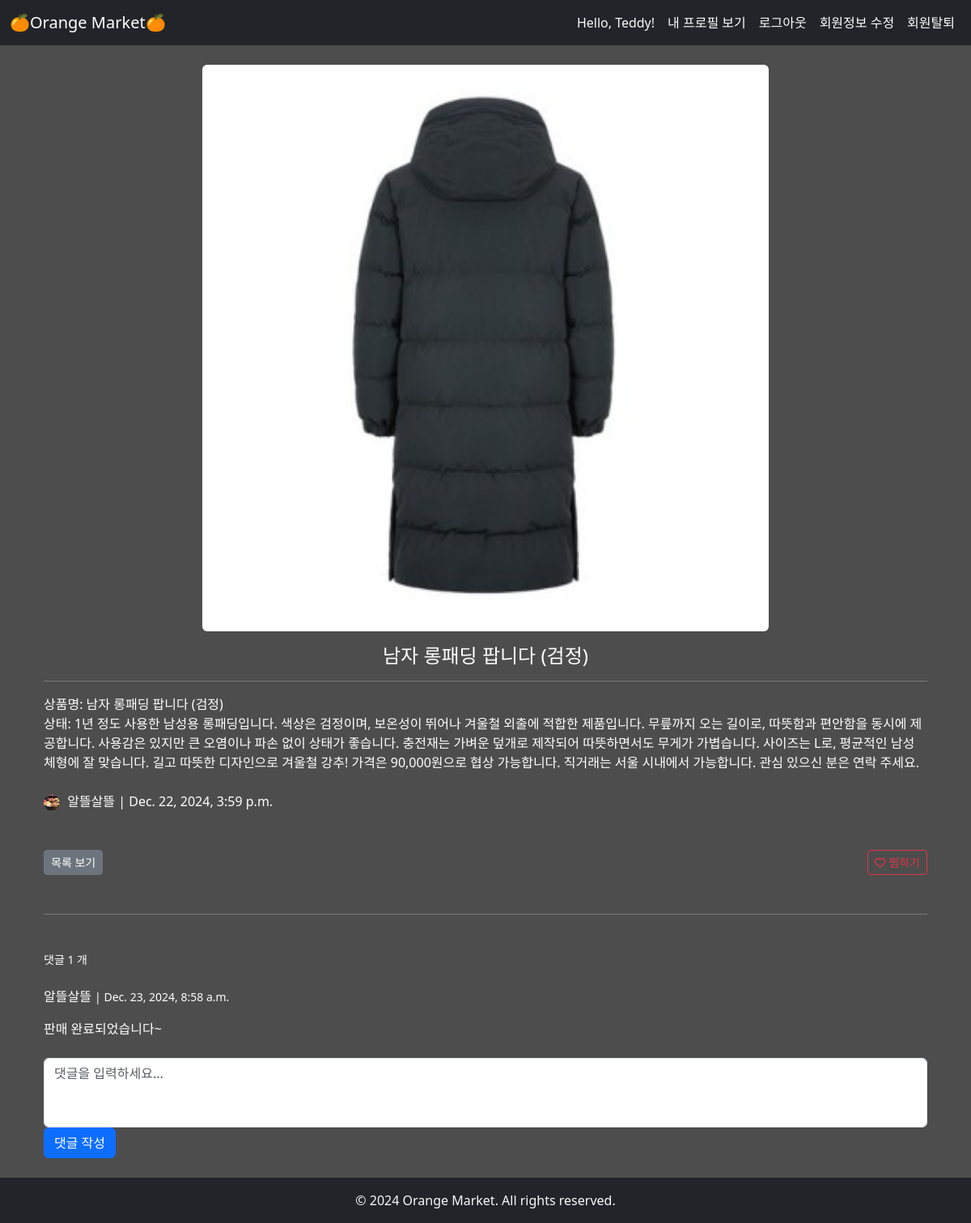
Page /articles/12/ (signed in) on the earlier database version.
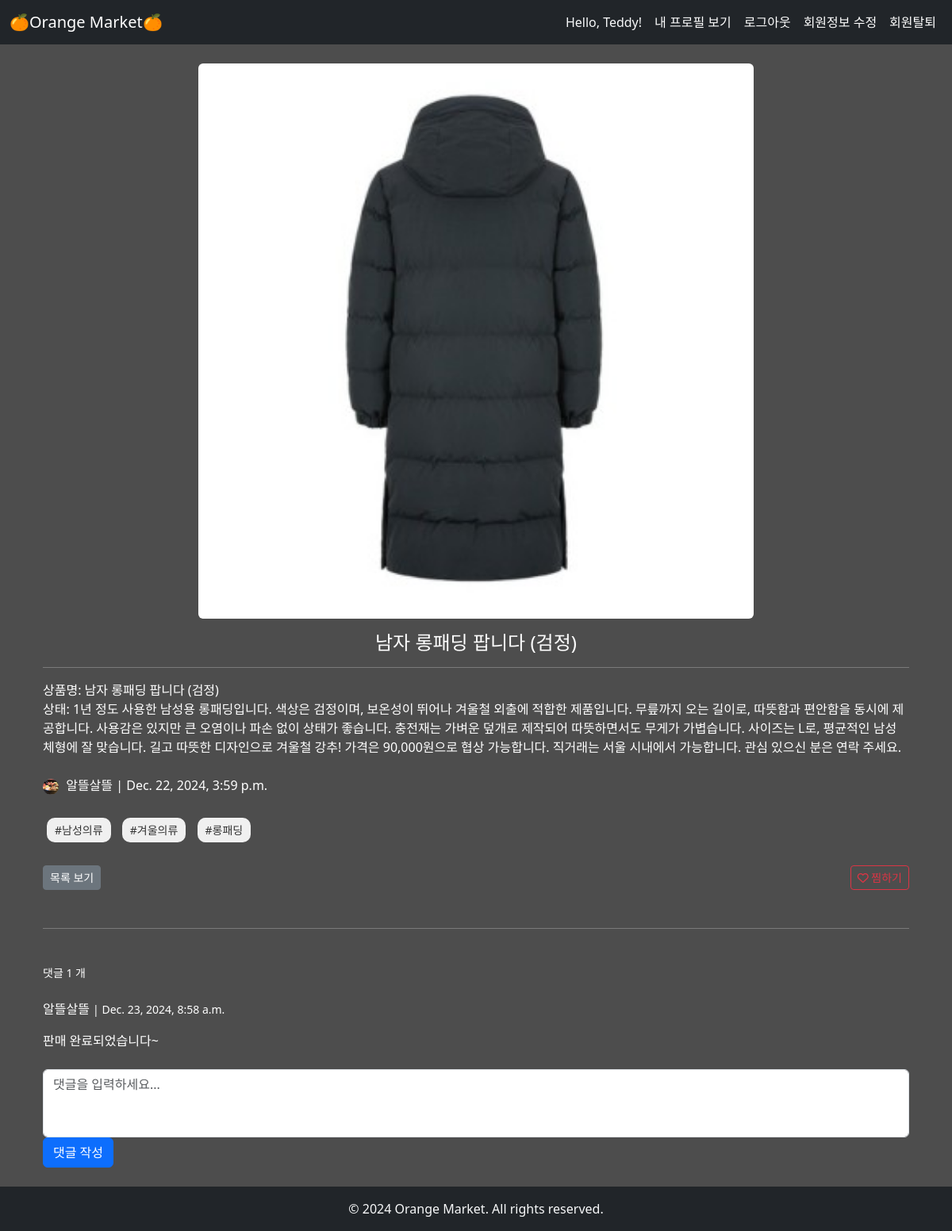
Same page on the later database version.
### articles/models.py (models this page shows, shortened)
class Comment(models.Model):
    article = models.ForeignKey(Article, on_delete=models.CASCADE, related_name='comments')
    content = models.TextField(max_length=120)
    created_at = models.DateTimeField(auto_now_add=True)
    updated_at = models.DateTimeField(auto_now=True)
    author = models.ForeignKey(
        settings.AUTH_USER_MODEL,
        on_delete=models.CASCADE,
        related_name="comments_author"
        )

class Hashtag(models.Model):
    name = models.CharField(max_length=100, unique=True)

### accounts/models.py (models this page shows)
class User(AbstractUser):
    followings = models.ManyToManyField('self', symmetrical=False, related_name='followers')
    profile_picture = models.ImageField(upload_to='profile_pictures/', blank=True, null=True)

### articles/views.py (the view)
# urls.py: path("<int:pk>/", views.article_detail, name="article_detail"),
def article_detail(request, pk):
    if not request.user.is_authenticated:
        return redirect("accounts:login")
    article = get_object_or_404(Article, pk=pk)
    article.view_count += 1
    article.save()
    comment_form = CommentForm()
    comments = article.comments.all().order_by("id")
    total_comments = article.comments.count()
    context = {
        "article" : article,
        "comment_form" : comment_form,
        "comments" : comments,
        "total_comments" : total_comments,
        }
    return render(request, "articles/article_detail.html", context)

### articles/forms.py
class CommentForm(forms.ModelForm):
    class Meta:
        model = Comment
        fields = "__all__"
        exclude = ("article","author",)

### articles/templates/articles/article_detail.html (shortened to what this page needs)
{% extends "base.html" %}
{% load static %}
{% block content %}
    <div class="container mt-4">
        <div class="row">
            <div class="col-md-12 d-flex justify-content-center">
                {% if article.image %}
                    <img src="{{ article.image.url }}" alt="{{ article.image }}" class="img-fluid rounded mb-3" style="width: 700px; object-fit: cover;">
                {% else %}
                    <img src="{% static 'articles/placeholder.jpg' %}" alt="Placeholder Image" class="img-fluid rounded mb-3" style="width: 700px; object-fit: cover;">
                {% endif %}
            </div>
        </div>
        <div class="row">
            <div class="col-md-12">
                <h3 class="text-center text-white" style="font-size: 1.5rem;">{{ article.title }}</h3>
                <hr class="border-white">
                <p class="lead text-white" style="font-size: 1rem;">{{ article.content|linebreaksbr }}</p>
                <a href="{% url 'users:profile' username=article.author.username %}" class="text-muted text-decoration-none">
                    <div class="text-white text-left mt-4">
                        <img src="{% if article.author.profile_picture %}{{ article.author.profile_picture.url }}{% else %}{% static 'users/user.png' %}{% endif %}" style="height: 20px; width: 20px; object-fit: cover; border-radius: 50%; margin-right: 5px;">
                        {{ article.author.username }} | {{ article.created_at }}
                    </div>
                </a>
                <br>
                <div class="hashtags">
                    {% for hashtag in article.hashtags.all %}
                        <div class="hashtag-block">
                            {{ hashtag.name }}
                        </div>
                    {% endfor %}
                </div>
                <div class="d-flex justify-content-between mt-4">
                    <a href="{% url 'articles:articles' %}" class="btn btn-secondary btn-sm">
                        목록 보기
                    </a>
                    <form action="{% url "articles:like" article.pk %}" method="POST" class="d-inline">
                        {% if request.user in article.like_users.all %}
                            <button class="btn btn-danger btn-sm">
                                <i class="fa-solid fa-heart"></i> 찜 삭제
                            </button>
                        {% else %}
                            <button class="btn btn-outline-danger btn-sm">
                                <i class="fa-regular fa-heart"></i> 찜하기
                            </button>
                        {% endif %}
                    </form>
                </div>
            </div>
        </div>
        <hr class="my-5 border-white">
        <h4 class="small text-white">댓글 {{ total_comments }} 개</h4>
        <div class="mt-4">
            {% for comment in comments %}
                <div class="media mb-4">
                    <div class="media-body">
                        <p class="font-weight-bold text-Orange">{{ comment.author.username }} <small class="font-weight-bold text-Orange"> | {{ comment.created_at }}</small></p>
                        <p class="text-white">{{ comment.content }}</p>
                    </div>
                </div>
            {% endfor %}
        </div>
        {% if request.user.is_authenticated %}
            <form action="{% url 'articles:comment_create' article.pk %}" method="POST" class="mt-3">
                <div class="form-group">
                    <textarea name="content" class="form-control" rows="3" placeholder="댓글을 입력하세요..." style="resize: none;"></textarea>
                </div>
                <button type="submit" class="btn btn-primary">댓글 작성</button>
            </form>
        {% endif %}
    </div>
{% endblock content %}

Differences in the rows shown:
added Hashtag: name "#남성의류"
added Hashtag: name "#겨울의류"
added Hashtag: name "#롱패딩"
